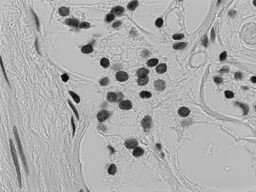
#> input picture Digital_image_processing/Convolution/cellekjerner.png, 256 x 192 px, shrunk from 1388 x 1040 before the run
$ python oppgave2.py
#> lines starting #> are read from the running program, lines starting #| are printed output that depends on the picture
import numpy as np
import matplotlib.pyplot as plt
import cv2
import imageio
from PIL import Image
import math
import time

import numpy as np

def padded_image(image, kernel):

    """ This method takes a picture and a filter/kernel in the form of a matrix,
        and based upon the size of the kernel, uses the logic of nearest neighbour
        to pad the egdes og the picture."""

    image_height, image_width = image.shape
    pad_size_height = kernel.shape[0]//2
    pad_size_width = kernel.shape[1]//2
    # Adding pad_size to size of the original image

    padded_image = np.zeros((image_height+pad_size_height*2, image_width+pad_size_width*2))
    # Now that we have extended the picture on all sides, iteration will happen
    # with respect to the new placing of the original image within the padded image frame
    nh = image_height+pad_size_height
    nw = image_width+pad_size_width
    h = image_height
    w = image_width
    for i in range(0, nh+pad_size_height):
        for j in range(0, nw+pad_size_width):

            if i <= pad_size_height and j <= pad_size_width:
                padded_image[i][j] = image[0][0]

            elif i <= pad_size_height and j >= nw:
                padded_image[i][j] = image[0][w-1]

            elif j <= pad_size_width and i >= nh:
                padded_image[i][j] = image[h-1][0]

            elif i >= nh and j >= nw:
                padded_image[i][j] = image[h-1][w-1]

            elif i <= pad_size_height and pad_size_width < j < nw:
                padded_image[i][j] = image[0][j-pad_size_width]

            elif i >= nh and pad_size_width < j < nw:
                padded_image[i][j] = image[h-1][j-pad_size_width]

            elif pad_size_height < i < nh and j <= pad_size_width:
                padded_image[i][j] = image[i-pad_size_height][0]

            elif pad_size_height < i < nh and j >= nw:
                padded_image[i][j] = image[i-pad_size_height][w-1]

            elif pad_size_height < i < nh and pad_size_width < j < nw:
                padded_image[i][j] = image[i-pad_size_height][j-pad_size_width]

    return padded_image, pad_size_height, pad_size_width

def convolve(image, kernel, ker_coef=1):
    """
    This method takes as input a padded image, a kernel/filter and a kernel
    coefficient and convolves the image by the kernel multiplied by kernel coefficient.
    """
    for i in range(2):
        kernel = np.rot90(kernel)

    w = np.array(kernel[kernel.shape[0]//2, 0: kernel.shape[1]])
    v = np.array(kernel[:kernel.shape[0], kernel.shape[1]//2])

    if np.sum(abs(w)) == 0:
        w = np.ones([kernel.shape[1]])
    elif np.sum(abs(v)) == 0:
        v = np.ones([kernel.shape[0]])

    pad_image, k, h = padded_image(image, kernel)

    conv_image = np.zeros((image.shape))

    for i in range(k, image.shape[0]+k):
        for j in range(h, image.shape[1]+h):

            mat2 = pad_image[i-k:i+k+1, j-h:j+h+1]

            conv_image[i-k][j-h] = mat2@w@v.T*ker_coef

    return conv_image

def vec_convolve(image, kernel):
    return None

def generate_gauss_mask_sigma(sigma ,K=1):
    """
    Method for generating a gauss-kernel and it's coefficient. Pay notice to
    the fact that the size of the kernel is directly connected to the scalar
    value of sigma.
    """

    side = math.ceil(1+8*sigma)
    y, x = np.mgrid[-side//2+1:(side//2)+1, -side//2+1:(side//2)+1]
    ker_coef = K/(2*np.pi*sigma**2)
    g = np.exp(-((x**2 + y**2)/(2.0*sigma**2)))

    return g, ker_coef

def generate_gauss_mask(side ,sigma ,K=1):

    y, x = np.mgrid[-side//2+1:(side//2)+1, -side//2+1:(side//2)+1]
    ker_coef = K/(2*np.pi*sigma**2)
    g = np.exp(-((x**2 + y**2)/(2.0*sigma**2)))

    return g, ker_coef

def gradients(image):
    """
    This method calculates the gradients of the pixels in the picture
    in both x and y direction, and then uses it to calculate the magnitude of
    each pixel in the picture.
    """

    grad_x_kernel = np.array([[-1, 0, 1],
                              [-2, 0, 2],
                              [-1, 0, 1]])

    grad_y_kernel = np.array([[-1, -2, -1],
                               [0, 0, 0],
                               [1, 2, 1]])

    grad_x_img = (convolve(image, grad_x_kernel))

    grad_y_img = (convolve(image, grad_y_kernel))


    grad_mag = (np.hypot(grad_x_img, grad_y_img))


    return grad_x_img, grad_y_img, (grad_mag/grad_mag.max())*255

def grad_dir(grad_x, grad_y):
    """
    Given the gradients in x and y direction, this method calculates the direction of the
    gradients.
    """

    angle = (np.round((np.arctan(grad_y/grad_x))*(180/np.pi)*1/45)*45)%180
    #angle = (np.degrees(np.arctan2(grad_y,grad_x)))
    #angle = np.where(angle >= 0, angle, 0)
    print(angle.shape)

    return angle

def define_dir(grad_angle, grads):
    """
    This method moves through every single pixel in the image, and checks the direction of the gradient.
    It then sets it to one of four possible angles, and then thins the lines of the gradient.
    """
    grad_angle_shape = grad_angle.shape
    width = grad_angle.shape[1]
    ex_width = width +1
    grad_angle = grad_angle.flatten()
    grads = grads.flatten()

    nonmaxima_image = np.zeros(grads.flatten().shape)

    for j in range(ex_width, len(nonmaxima_image)-width):

        if (-22.5 <= grad_angle[j] < 22.5):
            if grads[j-1] <= grads[j] and grads[j+1] <= grads[j]:

                nonmaxima_image[j] = int((grads[j]))
            else:
                nonmaxima_image[j] = 0
        elif (22.5 <= grad_angle[j] < 67.5):
            if grads[j-width-1] <= grads[j] and grads[j+width+1] <= grads[j]:

                nonmaxima_image[j] = int((grads[j]))
            else:
                nonmaxima_image[j] = 0
        elif (67.5 <= grad_angle[j] < 112.5):
            if grads[j-width] <= grads[j] and grads[j+width] <= grads[j]:

                nonmaxima_image[j] = int((grads[j]))
            else:
                nonmaxima_image[j] = 0
        elif (112.5 <= grad_angle[j] < 157.5):
            if grads[j-width+1] <= grads[j] and grads[j+width-1] <= grads[j]:

                nonmaxima_image[j] = int((grads[j]))
            else:
                nonmaxima_image[j] = 0

    nonmaxima_image = nonmaxima_image.reshape(grad_angle_shape)
    return nonmaxima_image

def hysteresis(nonmaxima_image):
    """
    This method checks the picture with now thinned lines and highlights each
    pixel above the 'high' threshold, and then all pixels with values higher
    than, or equal to 'low' threshold. it then supresses all 'low' pixels
    that aren't connected to strong pixels.
    """

    non_shape = nonmaxima_image.shape
    width = nonmaxima_image.shape[1]
    ex_width = width +1
    nonmaxima_image = nonmaxima_image.flatten()
    out = np.zeros(nonmaxima_image.shape)

    high = 140
    low = 70

    strong = np.where(nonmaxima_image >= high)
    weak = np.where((low <= nonmaxima_image)  & (nonmaxima_image <= high))
    out[strong] = 255
    out[weak] = 75

    for j in range(ex_width, len(nonmaxima_image)-width):

        if out[j] == 75:
            if max(out[j-1], out[j+1],out[j-ex_width],out[j+ex_width],
                    out[j-width],out[j-width],out[j-width+1],out[j+width-1]):
                out[j] = 255
            else:
                out[j] = 0

    out = np.array(out).reshape(non_shape)

    return out

if __name__ == "__main__":
    start = time.time()
    img = imageio.imread('cellekjerner.png', as_gray=True)
#> img is the input picture: shape (192, 256) float32; min 0, max 239, mean 171.8
    img = np.array(img)

    ker, coef = generate_gauss_mask_sigma(7)

    con_image = convolve(img, ker, ker_coef=coef)
#> in convolve, `w = np.array(kernel[kernel.shape[0]//2, 0: kernel.shape[1]])`: w = 57 values, max 1 at index 28, min 0.000335 at index 0, mean 0.308
#> in convolve, `v = np.array(kernel[:kernel.shape[0], kernel.shape[1]//2])`: v has the same summary as w
#> after the loop in padded_image, `for i in range(0, nh+pad_size_height):`:
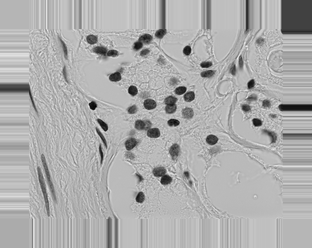
#> padded_image: shape (248, 312) float64; min 0, max 239, mean 172.9
#> in convolve, `pad_image, k, h = padded_image(image, kernel)`: k = 28
#> after the loop in convolve, `for i in range(k, image.shape[0]+k):`:
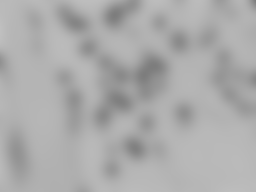
#> conv_image: shape (192, 256) float64; min 125, max 191.5, mean 171.8

    grad_X, grad_Y, grads = gradients(con_image)
#> call 2 of convolve, with kernel = array of shape (3, 3), ker_coef = 1
#> in convolve (call 2), `pad_image, k, h = padded_image(image, kernel)`: k = 1
#> after the loop in convolve (call 2), `for i in range(k, image.shape[0]+k):`:
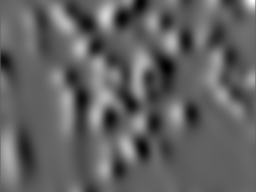
#> conv_image: shape (192, 256) float64; min -41.7, max 67.49, mean 0.4; drawn with min black and max white
#> call 3 of convolve, with kernel = array of shape (3, 3), ker_coef = 1
#> after the loop in convolve (call 3), `for i in range(k, image.shape[0]+k):`:
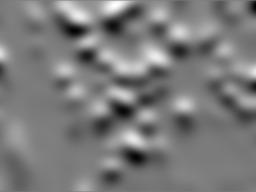
#> conv_image: shape (192, 256) float64; min -47.64, max 50.57, mean -0.2; drawn with min black and max white
#> in gradients, `grad_mag = (np.hypot(grad_x_img, grad_y_img))`:
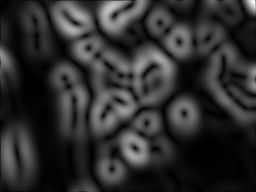
#> grad_mag: shape (192, 256) float64; min 0.00551, max 72.57, mean 13.3; drawn with min black and max white

    angle = grad_dir(grad_X, grad_Y)
#> in grad_dir, `angle = (np.round((np.arctan(grad_y/grad_x))*(180/np.pi)*1/45)*45)%180`:
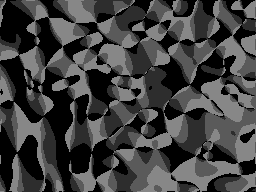
#> angle: shape (192, 256) float64; min 0, max 135, mean 64.8
#| (192, 256)

    non_max = define_dir(angle, grads)

    hyst = hysteresis(non_max)
#> in hysteresis, `out = np.array(out).reshape(non_shape)`:
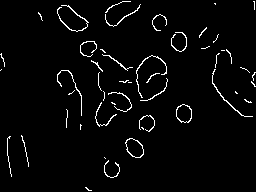
#> out: shape (192, 256) float64; 3.1% white in thin lines or dots

    end = time.time()
    print(end - start)

    fig, ax = plt.subplots(2,3)

    imageio.imsave('oppgave2_bilde1.png', con_image)
    imageio.imsave('oppgave2_bilde2.png', grads)
    imageio.imsave('oppgave2_bilde3.png', non_max)
    imageio.imsave('oppgave2_bilde4.png', hyst)


    ax[0][0].imshow(img,cmap='gray',vmin=0,vmax=255,aspect='auto')
    ax[0][1].imshow(con_image,cmap='gray',vmin=0,vmax=255,aspect='auto')
    ax[0][2].imshow(grads,cmap='gray',vmin=0,vmax=255,aspect='auto')
    ax[1][0].imshow(non_max,cmap='gray',vmin=0,vmax=255,aspect='auto')
    ax[1][1].imshow(hyst,cmap='gray',vmin=0,vmax=255,aspect='auto')


    #imageio.imsave('edge.png', hyst)

    plt.show()
